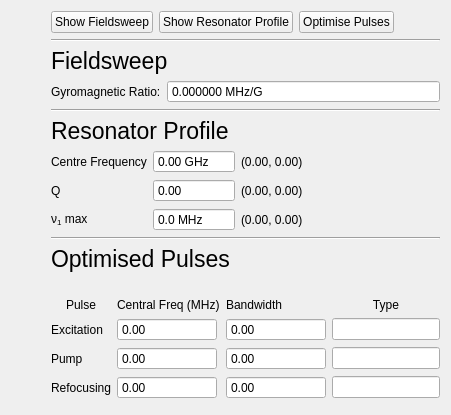
        <widget class="QWidget" name="respro">
         <attribute name="title">
          <string>Setup</string>
         </attribute>
         <layout class="QVBoxLayout" name="verticalLayout_6">
          <item>
           <layout class="QHBoxLayout" name="horizontalLayout_6">
            <item>
             <layout class="QVBoxLayout" name="respro_v_left">
              <item>
               <layout class="QHBoxLayout" name="horizontalLayout_7">
                <item>
                 <spacer name="horizontalSpacer_4">
                  <property name="orientation">
                   <enum>Qt::Horizontal</enum>
                  </property>
                  <property name="sizeHint" stdset="0">
                   <size>
                    <width>40</width>
                    <height>20</height>
                   </size>
                  </property>
                 </spacer>
                </item>
               </layout>
              </item>
             </layout>
            </item>
            <item>
             <layout class="QVBoxLayout" name="verticalLayout_3">
              <property name="spacing">
               <number>-1</number>
              </property>
              <item>
               <layout class="QHBoxLayout" name="horizontalLayout_8">
                <item>
                 <widget class="QPushButton" name="show_EDFS">
                  <property name="text">
                   <string>Show Fieldsweep</string>
                  </property>
                 </widget>
                </item>
                <item>
                 <widget class="QPushButton" name="show_respro">
                  <property name="text">
                   <string>Show Resonator Profile</string>
                  </property>
                 </widget>
                </item>
                <item>
                 <widget class="QPushButton" name="OptimisePulsesButton">
                  <property name="text">
                   <string>Optimise Pulses</string>
                  </property>
                 </widget>
                </item>
                <item>
                 <spacer name="horizontalSpacer_5">
                  <property name="orientation">
                   <enum>Qt::Horizontal</enum>
                  </property>
                  <property name="sizeHint" stdset="0">
                   <size>
                    <width>40</width>
                    <height>20</height>
                   </size>
                  </property>
                 </spacer>
                </item>
               </layout>
              </item>
              <item>
               <widget class="Line" name="line_5">
                <property name="orientation">
                 <enum>Qt::Horizontal</enum>
                </property>
               </widget>
              </item>
              <item>
               <widget class="QLabel" name="label_34">
                <property name="font">
                 <font>
                  <pointsize>17</pointsize>
                  <weight>50</weight>
                  <bold>false</bold>
                 </font>
                </property>
                <property name="text">
                 <string>Fieldsweep</string>
                </property>
               </widget>
              </item>
              <item>
               <layout class="QFormLayout" name="formLayout_5">
                <property name="formAlignment">
                 <set>Qt::AlignLeading|Qt::AlignLeft|Qt::AlignTop</set>
                </property>
                <item row="0" column="0">
                 <widget class="QLabel" name="gyromagneticRatioLabel">
                  <property name="text">
                   <string>Gyromagnetic Ratio:</string>
                  </property>
                 </widget>
                </item>
                <item row="0" column="1">
                 <widget class="QDoubleSpinBox" name="gyroSpinBox">
                  <property name="sizePolicy">
                   <sizepolicy hsizetype="MinimumExpanding" vsizetype="Fixed">
                    <horstretch>0</horstretch>
                    <verstretch>0</verstretch>
                   </sizepolicy>
                  </property>
                  <property name="minimumSize">
                   <size>
                    <width>175</width>
                    <height>0</height>
                   </size>
                  </property>
                  <property name="readOnly">
                   <bool>true</bool>
                  </property>
                  <property name="buttonSymbols">
                   <enum>QAbstractSpinBox::NoButtons</enum>
                  </property>
                  <property name="suffix">
                   <string> MHz/G</string>
                  </property>
                  <property name="decimals">
                   <number>6</number>
                  </property>
                 </widget>
                </item>
               </layout>
              </item>
              <item>
               <widget class="Line" name="line_4">
                <property name="orientation">
                 <enum>Qt::Horizontal</enum>
                </property>
               </widget>
              </item>
              <item>
               <widget class="QLabel" name="label_5">
                <property name="font">
                 <font>
                  <pointsize>17</pointsize>
                  <weight>50</weight>
                  <bold>false</bold>
                  <underline>false</underline>
                  <kerning>true</kerning>
                 </font>
                </property>
                <property name="text">
                 <string>Resonator Profile</string>
                </property>
               </widget>
              </item>
              <item>
               <layout class="QHBoxLayout" name="horizontalLayout_15">
                <item>
                 <layout class="QGridLayout" name="gridLayout">
                  <item row="1" column="1">
                   <widget class="QDoubleSpinBox" name="qDoubleSpinBox">
                    <property name="readOnly">
                     <bool>true</bool>
                    </property>
                    <property name="buttonSymbols">
                     <enum>QAbstractSpinBox::NoButtons</enum>
                    </property>
                    <property name="maximum">
                     <double>1000.000000000000000</double>
                    </property>
                   </widget>
                  </item>
                  <item row="1" column="0">
                   <widget class="QLabel" name="Qlabel">
                    <property name="text">
                     <string>Q</string>
                    </property>
                   </widget>
                  </item>
                  <item row="0" column="1">
                   <widget class="QDoubleSpinBox" name="centreFrequencyDoubleSpinBox">
                    <property name="readOnly">
                     <bool>true</bool>
                    </property>
                    <property name="buttonSymbols">
                     <enum>QAbstractSpinBox::NoButtons</enum>
                    </property>
                    <property name="suffix">
                     <string> GHz</string>
                    </property>
                    <property name="maximum">
                     <double>1000.000000000000000</double>
                    </property>
                   </widget>
                  </item>
                  <item row="0" column="2">
                   <widget class="QLabel" name="centreFrequencyCI">
                    <property name="text">
                     <string>(0.00, 0.00)</string>
                    </property>
                   </widget>
                  </item>
                  <item row="0" column="0">
                   <widget class="QLabel" name="centerFrequencyLabel">
                    <property name="text">
                     <string>Centre Frequency</string>
                    </property>
                   </widget>
                  </item>
                  <item row="1" column="2">
                   <widget class="QLabel" name="qCI">
                    <property name="text">
                     <string>(0.00, 0.00)</string>
                    </property>
                   </widget>
                  </item>
                  <item row="2" column="0">
                   <widget class="QLabel" name="label_33">
                    <property name="text">
                     <string>ν&lt;sub&gt;1&lt;/sub&gt; max</string>
                    </property>
                   </widget>
                  </item>
                  <item row="2" column="1">
                   <widget class="QDoubleSpinBox" name="nu1doubleSpinBox">
                    <property name="readOnly">
                     <bool>true</bool>
                    </property>
                    <property name="buttonSymbols">
                     <enum>QAbstractSpinBox::NoButtons</enum>
                    </property>
                    <property name="suffix">
                     <string> MHz</string>
                    </property>
                    <property name="decimals">
                     <number>1</number>
                    </property>
                    <property name="maximum">
                     <double>1000.000000000000000</double>
                    </property>
                   </widget>
                  </item>
                  <item row="2" column="2">
                   <widget class="QLabel" name="nu1CI">
                    <property name="text">
                     <string>(0.00, 0.00)</string>
                    </property>
                   </widget>
                  </item>
                 </layout>
                </item>
                <item>
                 <spacer name="horizontalSpacer_9">
                  <property name="orientation">
                   <enum>Qt::Horizontal</enum>
                  </property>
                  <property name="sizeHint" stdset="0">
                   <size>
                    <width>40</width>
                    <height>20</height>
                   </size>
                  </property>
                 </spacer>
                </item>
               </layout>
              </item>
              <item>
               <widget class="Line" name="line_2">
                <property name="orientation">
                 <enum>Qt::Horizontal</enum>
                </property>
               </widget>
              </item>
              <item>
               <widget class="QLabel" name="label_6">
                <property name="font">
                 <font>
                  <pointsize>17</pointsize>
                 </font>
                </property>
                <property name="text">
                 <string>Optimised Pulses</string>
                </property>
               </widget>
              </item>
              <item>
               <layout class="QGridLayout" name="gridLayout_2" columnstretch="0,0,0,1">
                <property name="sizeConstraint">
                 <enum>QLayout::SetDefaultConstraint</enum>
                </property>
                <property name="topMargin">
                 <number>20</number>
                </property>
                <item row="3" column="1">
                 <widget class="QDoubleSpinBox" name="RefFreqBox">
                  <property name="sizePolicy">
                   <sizepolicy hsizetype="MinimumExpanding" vsizetype="Fixed">
                    <horstretch>0</horstretch>
                    <verstretch>0</verstretch>
                   </sizepolicy>
                  </property>
                  <property name="minimumSize">
                   <size>
                    <width>100</width>
                    <height>0</height>
                   </size>
                  </property>
                  <property name="maximumSize">
                   <size>
                    <width>80</width>
                    <height>16777215</height>
                   </size>
                  </property>
                  <property name="readOnly">
                   <bool>true</bool>
                  </property>
                  <property name="buttonSymbols">
                   <enum>QAbstractSpinBox::NoButtons</enum>
                  </property>
                  <property name="minimum">
                   <double>-1000.000000000000000</double>
                  </property>
                  <property name="maximum">
                   <double>1000.000000000000000</double>
                  </property>
                 </widget>
                </item>
                <item row="0" column="3">
                 <widget class="QLabel" name="label_4">
                  <property name="text">
                   <string>Type</string>
                  </property>
                  <property name="alignment">
                   <set>Qt::AlignCenter</set>
                  </property>
                 </widget>
                </item>
                <item row="0" column="2">
                 <widget class="QLabel" name="label_25">
                  <property name="text">
                   <string>Bandwidth </string>
                  </property>
                 </widget>
                </item>
                <item row="2" column="2">
                 <widget class="QDoubleSpinBox" name="PumpBWBox">
                  <property name="sizePolicy">
                   <sizepolicy hsizetype="MinimumExpanding" vsizetype="Fixed">
                    <horstretch>0</horstretch>
                    <verstretch>0</verstretch>
                   </sizepolicy>
                  </property>
                  <property name="minimumSize">
                   <size>
                    <width>100</width>
                    <height>0</height>
                   </size>
                  </property>
                  <property name="maximumSize">
                   <size>
                    <width>80</width>
                    <height>16777215</height>
                   </size>
                  </property>
                  <property name="readOnly">
                   <bool>true</bool>
                  </property>
                  <property name="buttonSymbols">
                   <enum>QAbstractSpinBox::NoButtons</enum>
                  </property>
                  <property name="maximum">
                   <double>1000.000000000000000</double>
                  </property>
                 </widget>
                </item>
                <item row="0" column="0">
                 <widget class="QLabel" name="label_23">
                  <property name="sizePolicy">
                   <sizepolicy hsizetype="Preferred" vsizetype="Preferred">
                    <horstretch>0</horstretch>
                    <verstretch>0</verstretch>
                   </sizepolicy>
                  </property>
                  <property name="frameShape">
                   <enum>QFrame::NoFrame</enum>
                  </property>
                  <property name="frameShadow">
                   <enum>QFrame::Plain</enum>
                  </property>
                  <property name="lineWidth">
                   <number>0</number>
                  </property>
                  <property name="text">
                   <string>Pulse</string>
                  </property>
                  <property name="alignment">
                   <set>Qt::AlignCenter</set>
                  </property>
                 </widget>
                </item>
                <item row="1" column="1">
                 <widget class="QDoubleSpinBox" name="ExcFreqBox">
                  <property name="sizePolicy">
                   <sizepolicy hsizetype="MinimumExpanding" vsizetype="Fixed">
                    <horstretch>0</horstretch>
                    <verstretch>0</verstretch>
                   </sizepolicy>
                  </property>
                  <property name="minimumSize">
                   <size>
                    <width>100</width>
                    <height>0</height>
                   </size>
                  </property>
                  <property name="maximumSize">
                   <size>
                    <width>80</width>
                    <height>16777215</height>
                   </size>
                  </property>
                  <property name="readOnly">
                   <bool>true</bool>
                  </property>
                  <property name="buttonSymbols">
                   <enum>QAbstractSpinBox::NoButtons</enum>
                  </property>
                  <property name="minimum">
                   <double>-1000.000000000000000</double>
                  </property>
                 </widget>
                </item>
                <item row="2" column="1">
                 <widget class="QDoubleSpinBox" name="PumpFreqBox">
                  <property name="sizePolicy">
                   <sizepolicy hsizetype="MinimumExpanding" vsizetype="Fixed">
                    <horstretch>0</horstretch>
                    <verstretch>0</verstretch>
                   </sizepolicy>
                  </property>
                  <property name="minimumSize">
                   <size>
                    <width>100</width>
                    <height>0</height>
                   </size>
                  </property>
                  <property name="maximumSize">
                   <size>
                    <width>80</width>
                    <height>16777215</height>
                   </size>
                  </property>
                  <property name="readOnly">
                   <bool>true</bool>
                  </property>
                  <property name="buttonSymbols">
                   <enum>QAbstractSpinBox::NoButtons</enum>
                  </property>
                  <property name="minimum">
                   <double>-1000.000000000000000</double>
                  </property>
                  <property name="maximum">
                   <double>1000.000000000000000</double>
                  </property>
                 </widget>
                </item>
                <item row="1" column="0">
                 <widget class="QLabel" name="label_22">
                  <property name="sizePolicy">
                   <sizepolicy hsizetype="Minimum" vsizetype="Preferred">
                    <horstretch>0</horstretch>
                    <verstretch>0</verstretch>
                   </sizepolicy>
                  </property>
                  <property name="text">
                   <string>Excitation</string>
                  </property>
                 </widget>
                </item>
                <item row="2" column="0">
                 <widget class="QLabel" name="label_26">
                  <property name="sizePolicy">
                   <sizepolicy hsizetype="Fixed" vsizetype="Preferred">
                    <horstretch>0</horstretch>
                    <verstretch>0</verstretch>
                   </sizepolicy>
                  </property>
                  <property name="text">
                   <string>Pump</string>
                  </property>
                 </widget>
                </item>
                <item row="1" column="2">
                 <widget class="QDoubleSpinBox" name="ExcBWBox">
                  <property name="sizePolicy">
                   <sizepolicy hsizetype="MinimumExpanding" vsizetype="Fixed">
                    <horstretch>0</horstretch>
                    <verstretch>0</verstretch>
                   </sizepolicy>
                  </property>
                  <property name="minimumSize">
                   <size>
                    <width>100</width>
                    <height>0</height>
                   </size>
                  </property>
                  <property name="maximumSize">
                   <size>
                    <width>80</width>
                    <height>16777215</height>
                   </size>
                  </property>
                  <property name="readOnly">
                   <bool>true</bool>
                  </property>
                  <property name="buttonSymbols">
                   <enum>QAbstractSpinBox::NoButtons</enum>
                  </property>
                  <property name="minimum">
                   <double>0.000000000000000</double>
                  </property>
                  <property name="maximum">
                   <double>1000.000000000000000</double>
                  </property>
                 </widget>
                </item>
                <item row="0" column="1">
                 <widget class="QLabel" name="label_24">
                  <property name="text">
                   <string>Central Freq (MHz)</string>
                  </property>
                 </widget>
                </item>
                <item row="3" column="2">
                 <widget class="QDoubleSpinBox" name="RefBWBox">
                  <property name="sizePolicy">
                   <sizepolicy hsizetype="MinimumExpanding" vsizetype="Fixed">
                    <horstretch>0</horstretch>
                    <verstretch>0</verstretch>
                   </sizepolicy>
                  </property>
                  <property name="minimumSize">
                   <size>
                    <width>100</width>
                    <height>0</height>
                   </size>
                  </property>
                  <property name="maximumSize">
                   <size>
                    <width>80</width>
                    <height>16777215</height>
                   </size>
                  </property>
                  <property name="readOnly">
                   <bool>true</bool>
                  </property>
                  <property name="buttonSymbols">
                   <enum>QAbstractSpinBox::NoButtons</enum>
                  </property>
                  <property name="maximum">
                   <double>1000.000000000000000</double>
                  </property>
                 </widget>
                </item>
                <item row="3" column="0">
                 <widget class="QLabel" name="label_27">
                  <property name="sizePolicy">
                   <sizepolicy hsizetype="Fixed" vsizetype="Preferred">
                    <horstretch>0</horstretch>
                    <verstretch>0</verstretch>
                   </sizepolicy>
                  </property>
                  <property name="text">
                   <string>Refocusing</string>
                  </property>
                 </widget>
                </item>
                <item row="1" column="3">
                 <widget class="QLineEdit" name="ExcTypeLine">
                  <property name="minimumSize">
                   <size>
                    <width>80</width>
                    <height>0</height>
                   </size>
                  </property>
                  <property name="readOnly">
                   <bool>true</bool>
                  </property>
                 </widget>
                </item>
                <item row="2" column="3">
                 <widget class="QLineEdit" name="PumpTypeLine">
                  <property name="minimumSize">
                   <size>
                    <width>80</width>
                    <height>0</height>
                   </size>
                  </property>
                  <property name="readOnly">
                   <bool>true</bool>
                  </property>
                 </widget>
                </item>
                <item row="3" column="3">
                 <widget class="QLineEdit" name="RefTypeLine">
                  <property name="minimumSize">
                   <size>
                    <width>80</width>
                    <height>0</height>
                   </size>
                  </property>
                  <property name="readOnly">
                   <bool>true</bool>
                  </property>
                 </widget>
                </item>
               </layout>
              </item>
              <item>
               <spacer name="verticalSpacer_2">
                <property name="orientation">
                 <enum>Qt::Vertical</enum>
                </property>
                <property name="sizeHint" stdset="0">
                 <size>
                  <width>20</width>
                  <height>5</height>
                 </size>
                </property>
               </spacer>
              </item>
             </layout>
            </item>
           </layout>
          </item>
         </layout>
        </widget>
